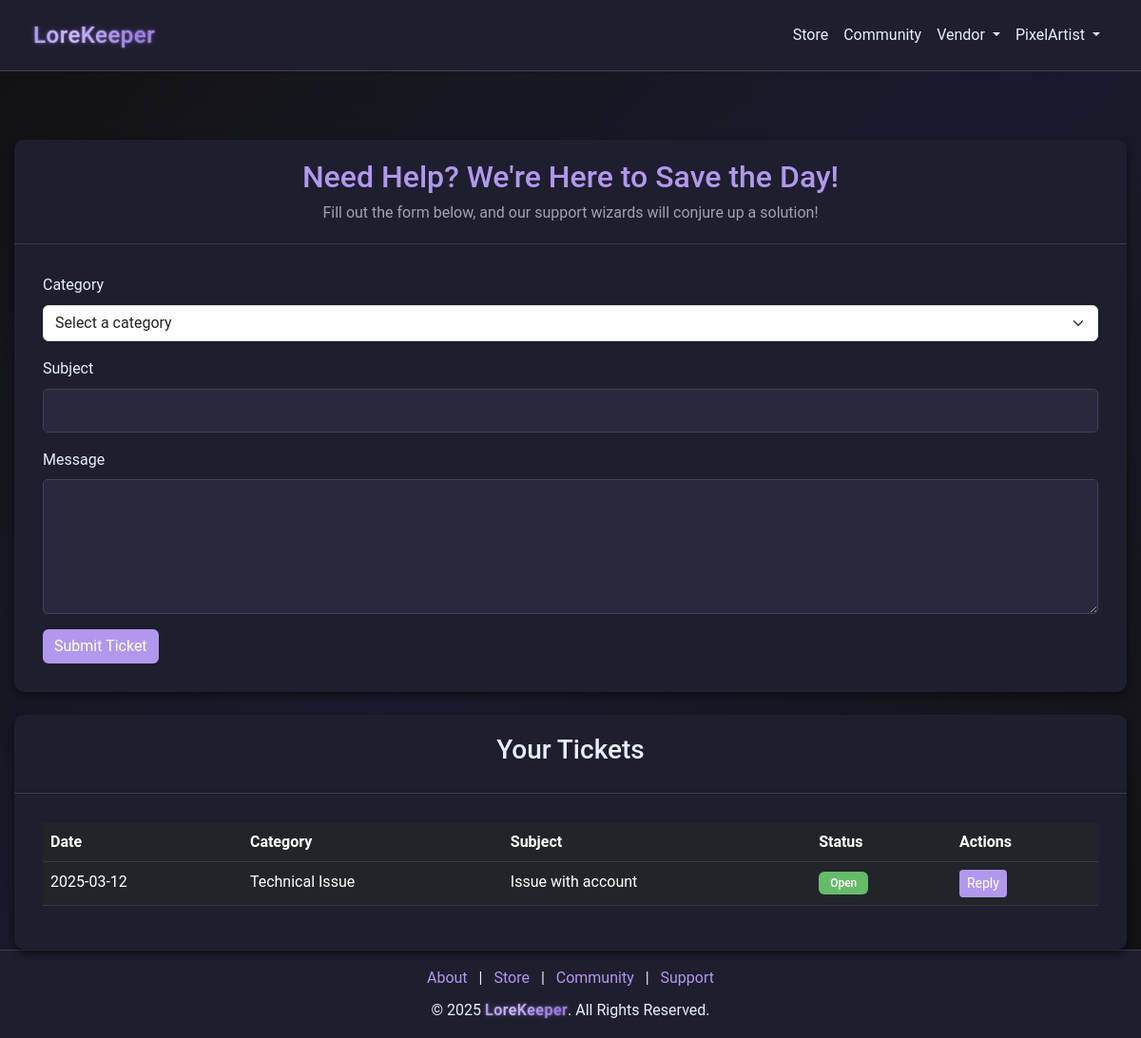
Page /support (signed in) on the earlier database version.
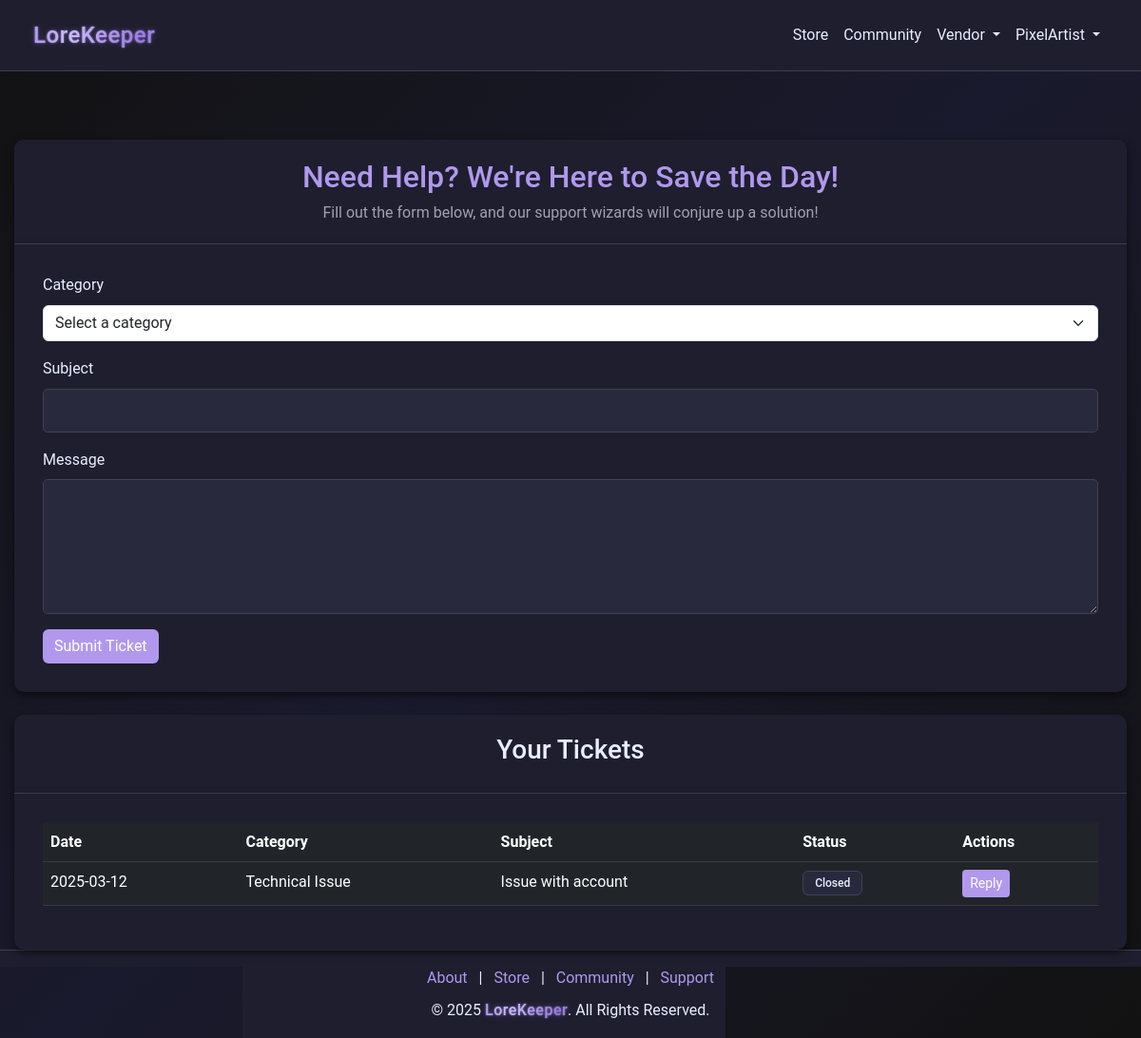
Same page on the later database version.
### models.py (models this page shows)
class SupportTicket(db.Model):
    __tablename__ = "support_tickets"
    id = db.Column(db.Integer, primary_key=True)
    user_id = db.Column(db.Integer, db.ForeignKey("users.id"), nullable=False)
    category = db.Column(db.String(100), nullable=False)
    subject = db.Column(db.String(100), nullable=False)
    message = db.Column(db.Text, nullable=False)
    status = db.Column(db.String(20), default="Open", index=True)
    created_at = db.Column(db.DateTime, default=datetime.utcnow)
    responses = db.relationship(
        "SupportTicketResponse",
        back_populates="ticket",
        lazy="dynamic",
        cascade="all, delete-orphan",
    )
    user = db.relationship("User", back_populates="tickets")

### app.py (the view, shortened to what this page needs)
@app.route("/support", methods=["GET", "POST"])
def support():
    if not session.get("user_id"):
        flash("Please log in to submit a support ticket.", "warning")
        return redirect(url_for("login"))
    tickets = (
        SupportTicket.query.filter_by(user_id=session["user_id"])
        .order_by(SupportTicket.created_at.desc())
        .all()
    )
    return render_template(
        "support.html", tickets=tickets, categories=TICKET_CATEGORIES
    )

### app.py (called while the page is built)
@app.after_request
def add_header(response):
    response.headers["Cache-Control"] = "no-store"
    return response

@app.before_request
def before_request():
    try:
        if session.get("user_id"):
            session.permanent = True
        else:
            getCookie()
    except Exception:
        session.clear()

### templates/support.html (shortened to what this page needs)
{% extends "nav_footer_template.html" %} {% block content %}
<div class="container mt-5">
  <div class="card">
    <div class="card-header">
      <h2>Need Help? We're Here to Save the Day!</h2>
      <p>
        Fill out the form below, and our support wizards will conjure up a
        solution!
      </p>
    </div>
    <div class="card-body">
      <form method="POST">
        <div class="mb-3">
          <label for="category" class="form-label">Category</label>
          <select class="form-select" id="category" name="category" required>
            <option value="" disabled selected>Select a category</option>
          </select>
        </div>
        <div class="mb-3">
          <label for="subject" class="form-label">Subject</label>
          <input
            type="text"
            class="form-control"
            id="subject"
            name="subject"
            required
          />
        </div>
        <div class="mb-3">
          <label for="message" class="form-label">Message</label>
          <textarea
            class="form-control"
            id="message"
            name="message"
            rows="5"
            required
          ></textarea>
        </div>
        <button type="submit" class="btn btn-primary">Submit Ticket</button>
      </form>
    </div>
  </div>
  {% if tickets %}
  <div class="card mt-4">
    <div class="card-header">
      <h3>Your Tickets</h3>
    </div>
    <div class="card-body">
      <div class="table-responsive">
        <table class="table table-dark">
          <thead>
            <tr>
              <th>Date</th>
              <th>Category</th>
              <th>Subject</th>
              <th>Status</th>
              <th>Actions</th>
            </tr>
          </thead>
          <tbody>
            {% for ticket in tickets %}
            <tr>
              <td>{{ ticket.created_at.strftime('%Y-%m-%d') }}</td>
              <td>{{ ticket.category }}</td>
              <td>{{ ticket.subject }}</td>
              <td>
                <span
                  class="badge {% if ticket.status == 'Open' %}bg-success{% else %}bg-secondary{% endif %}"
                >
                  {{ ticket.status }}
                </span>
              </td>
              <td>
                <a
                  href="{{ url_for('user_reply_ticket', ticket_id=ticket.id) }}"
                  class="btn btn-primary btn-sm"
                  >Reply</a
                >
              </td>
            </tr>
            {% endfor %}
          </tbody>
        </table>
      </div>
    </div>
  </div>
  {% endif %}
</div>
{% endblock %}

Differences in the rows shown:
changed SupportTicket "Technical Issue": status "Open" → "Closed"
